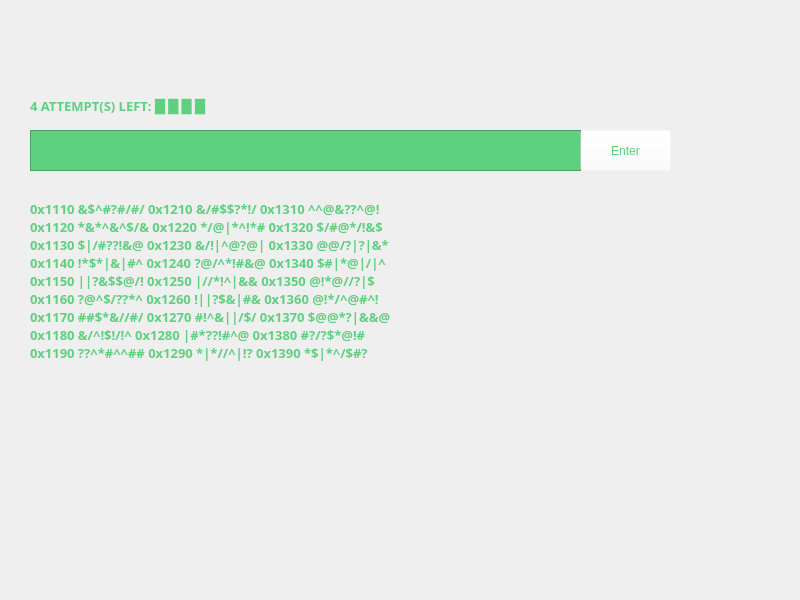
<?xml version="1.0" encoding="UTF-8"?>
<ui version="4.0">
 <class>MainWindow</class>
 <widget class="QMainWindow" name="MainWindow">
  <property name="geometry">
   <rect>
    <x>0</x>
    <y>0</y>
    <width>800</width>
    <height>600</height>
   </rect>
  </property>
  <property name="windowTitle">
   <string>Fallout Terminal Game</string>
  </property>
  <property name="windowIcon">
   <iconset>
    <normaloff>icon.ico</normaloff>icon.ico</iconset>
  </property>
  <property name="styleSheet">
   <string notr="true"/>
  </property>
  <widget class="QWidget" name="centralwidget">
   <property name="styleSheet">
    <string notr="true">Qlabel {
	color: white;
	font-family: Undertale Battle Font;
	font-size: 10pt;
	font-color: white;
	background-color: white;
	
}</string>
   </property>
   <widget class="QLabel" name="back">
    <property name="geometry">
     <rect>
      <x>0</x>
      <y>0</y>
      <width>800</width>
      <height>600</height>
     </rect>
    </property>
    <property name="text">
     <string/>
    </property>
    <property name="pixmap">
     <pixmap resource="resources.qrc">:/newPrefix/Theme Window.jpg</pixmap>
    </property>
   </widget>
   <widget class="QLabel" name="text_code">
    <property name="geometry">
     <rect>
      <x>30</x>
      <y>50</y>
      <width>591</width>
      <height>461</height>
     </rect>
    </property>
    <property name="font">
     <font>
      <family>Undertale Battle Font</family>
      <pointsize>10</pointsize>
      <weight>75</weight>
      <italic>false</italic>
      <bold>true</bold>
     </font>
    </property>
    <property name="styleSheet">
     <string notr="true">font: 0 bold 10pt &quot;Undertale Battle Font&quot;;
color: #5FCF80;</string>
    </property>
    <property name="text">
     <string>0x1110 &amp;$^#?#/#/ 0x1210 &amp;/#$$?*!/ 0x1310 ^^@&amp;??^@!
0x1120 *&amp;*^&amp;^$/&amp; 0x1220 */@|*^!*# 0x1320 $/#@*/!&amp;$
0x1130 $|/#??!&amp;@ 0x1230 &amp;/!|^@?@| 0x1330 @@/?|?|&amp;*
0x1140 !*$*|&amp;|#^ 0x1240 ?@/^*!#&amp;@ 0x1340 $#|*@|/|^
0x1150 ||?&amp;$$@/! 0x1250 |//*!^|&amp;&amp; 0x1350 @!*@//?|$
0x1160 ?@^$/??*^ 0x1260 !||?$&amp;|#&amp; 0x1360 @!*/^@#^!
0x1170 ##$*&amp;//#/ 0x1270 #!^&amp;||/$/ 0x1370 $@@*?|&amp;&amp;@
0x1180 &amp;/^!$!/!^ 0x1280 |#*??!#^@ 0x1380 #?/?$*@!#
0x1190 ??^*#^^## 0x1290 *|*//^|!? 0x1390 *$|*^/$#?</string>
    </property>
   </widget>
   <widget class="QLabel" name="text_attempts">
    <property name="geometry">
     <rect>
      <x>30</x>
      <y>80</y>
      <width>541</width>
      <height>51</height>
     </rect>
    </property>
    <property name="font">
     <font>
      <family>Undertale Battle Font</family>
      <pointsize>10</pointsize>
      <weight>75</weight>
      <italic>false</italic>
      <bold>true</bold>
     </font>
    </property>
    <property name="styleSheet">
     <string notr="true">font: 0 bold 10pt &quot;Undertale Battle Font&quot;;
color: #5FCF80;</string>
    </property>
    <property name="text">
     <string>4 ATTEMPT(S) LEFT: █ █ █ █</string>
    </property>
   </widget>
   <widget class="QTextEdit" name="text_word">
    <property name="geometry">
     <rect>
      <x>30</x>
      <y>130</y>
      <width>551</width>
      <height>41</height>
     </rect>
    </property>
    <property name="font">
     <font>
      <family>Undertale Battle Font</family>
      <pointsize>16</pointsize>
      <weight>75</weight>
      <bold>true</bold>
     </font>
    </property>
    <property name="styleSheet">
     <string notr="true">background-color: #5FCF80;</string>
    </property>
   </widget>
   <widget class="QPushButton" name="btn_enter">
    <property name="geometry">
     <rect>
      <x>580</x>
      <y>130</y>
      <width>91</width>
      <height>41</height>
     </rect>
    </property>
    <property name="styleSheet">
     <string notr="true">font: 0 bold 10pt &quot;Undertale Battle Font&quot;;
color: #5FCF80;
background-color:rgba(255, 255, 255, 0)
</string>
    </property>
    <property name="text">
     <string>Enter</string>
    </property>
   </widget>
  </widget>
 </widget>
 <resources>
  <include location="resources.qrc"/>
 </resources>
 <connections/>
</ui>
